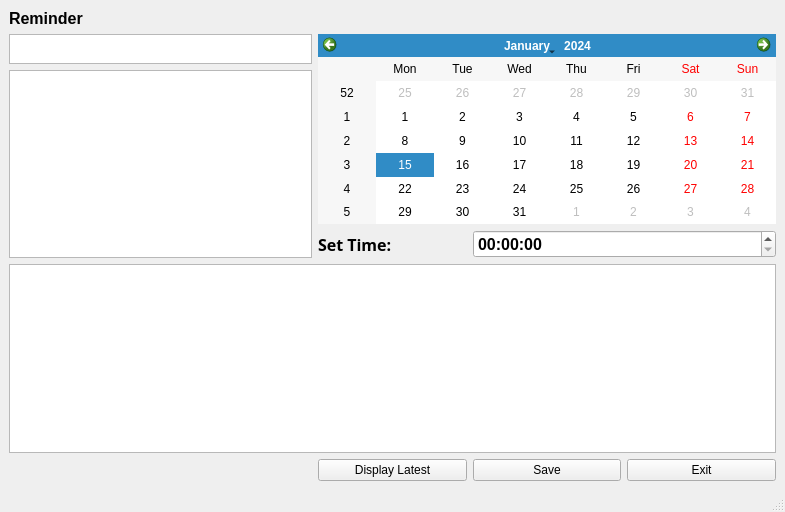
<?xml version="1.0" encoding="UTF-8"?>
<ui version="4.0">
 <class>Reminders</class>
 <widget class="QMainWindow" name="Reminders">
  <property name="geometry">
   <rect>
    <x>0</x>
    <y>0</y>
    <width>785</width>
    <height>512</height>
   </rect>
  </property>
  <property name="windowTitle">
   <string>MainWindow</string>
  </property>
  <widget class="QWidget" name="centralwidget">
   <layout class="QGridLayout" name="gridLayout">
    <item row="0" column="0">
     <widget class="QLabel" name="label">
      <property name="font">
       <font>
        <family>Nirmala UI</family>
        <pointsize>12</pointsize>
        <weight>75</weight>
        <bold>true</bold>
       </font>
      </property>
      <property name="text">
       <string>Reminder</string>
      </property>
     </widget>
    </item>
    <item row="1" column="0" colspan="2">
     <widget class="QPlainTextEdit" name="reminderTitle">
      <property name="maximumSize">
       <size>
        <width>16777215</width>
        <height>30</height>
       </size>
      </property>
     </widget>
    </item>
    <item row="1" column="2" rowspan="2" colspan="3">
     <widget class="QCalendarWidget" name="calender"/>
    </item>
    <item row="2" column="0" rowspan="2" colspan="2">
     <widget class="QPlainTextEdit" name="reminderBody"/>
    </item>
    <item row="3" column="2">
     <widget class="QLabel" name="label_2">
      <property name="font">
       <font>
        <family>Serifa</family>
        <pointsize>12</pointsize>
        <weight>75</weight>
        <bold>true</bold>
       </font>
      </property>
      <property name="text">
       <string>Set Time:</string>
      </property>
     </widget>
    </item>
    <item row="3" column="3" colspan="2">
     <widget class="QTimeEdit" name="timeEdit">
      <property name="font">
       <font>
        <pointsize>12</pointsize>
        <weight>75</weight>
        <bold>true</bold>
       </font>
      </property>
     </widget>
    </item>
    <item row="4" column="0" colspan="5">
     <widget class="QPlainTextEdit" name="reminderdisplay"/>
    </item>
    <item row="5" column="1">
     <spacer name="verticalSpacer">
      <property name="orientation">
       <enum>Qt::Vertical</enum>
      </property>
      <property name="sizeHint" stdset="0">
       <size>
        <width>20</width>
        <height>20</height>
       </size>
      </property>
     </spacer>
    </item>
    <item row="5" column="3">
     <widget class="QPushButton" name="save_pushButton">
      <property name="text">
       <string>Save</string>
      </property>
     </widget>
    </item>
    <item row="5" column="2">
     <widget class="QPushButton" name="exit_pushButton">
      <property name="text">
       <string>Display Latest</string>
      </property>
     </widget>
    </item>
    <item row="5" column="4">
     <widget class="QPushButton" name="pushButton">
      <property name="text">
       <string>Exit</string>
      </property>
     </widget>
    </item>
   </layout>
  </widget>
  <widget class="QMenuBar" name="menubar">
   <property name="geometry">
    <rect>
     <x>0</x>
     <y>0</y>
     <width>785</width>
     <height>20</height>
    </rect>
   </property>
  </widget>
  <widget class="QStatusBar" name="statusbar"/>
 </widget>
 <resources/>
 <connections/>
</ui>
